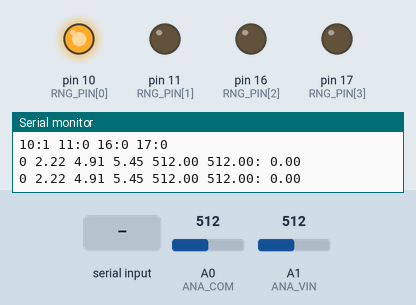
Recording of a sketch running on a simulated Arduino Uno, built with avr-gcc and run on an emulated ATmega328P. Shown: output pins drawn as LEDs (lit = HIGH), the last lines printed to the serial monitor. The test bench sets the inputs (shaded band); at power-on: A0 (ANA_COM) = 512, A1 (ANA_VIN) = 512.

Above: at 1.4 s.
1.5 s: A0 (ANA_COM) set to 121
3.0 s: A0 (ANA_COM) set to 102
At 4.0 s:
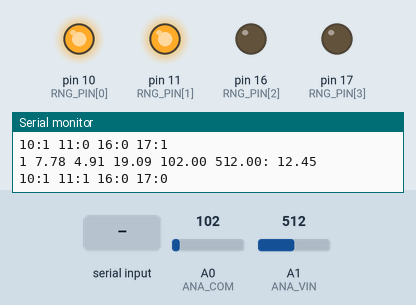
At 4.8 s:
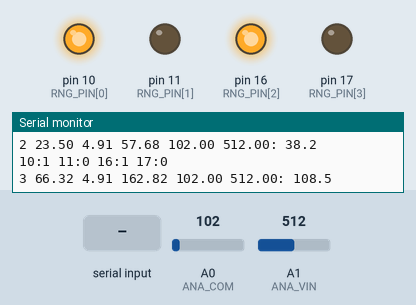
5.6 s: "90,45\n" received over Serial
At 6.1 s:
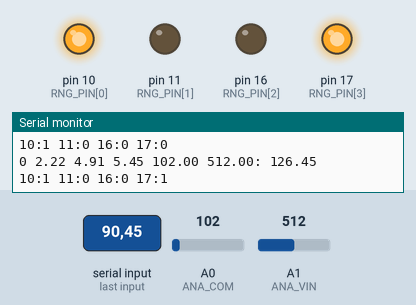
8.2 s: A1 (ANA_VIN) set to 432
9.7 s: A1 (ANA_VIN) set to 399
12.7 s: "200\n" received over Serial
At 13.6 s:
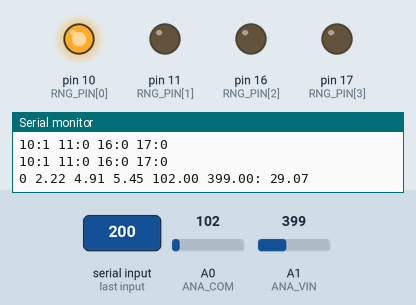
Timing chart, 0 to 15.7 s (numbered marks = the images above; inputs shaded):
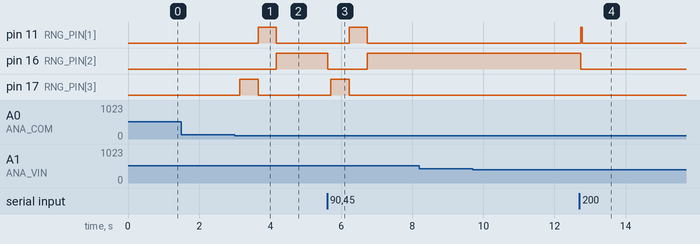

The sketch:

dvm.ino
```cpp
#define RES0 1000000
#define RNG_PINS 4
#define RANGES 4

#define ANA_COM A0
#define ANA_VIN A1

#define DATA_RATE 30

#define VREF_MV 1080L
#define VREF_DIV (VREF_MV * 1024L)

#define RANGE_UP_MARGIN 400
#define RANGE_DN_MARGIN 100


const int RNG_PIN[RNG_PINS] = {10,11,16,17};
const long RNG_RES[RNG_PINS] = {820000,47000,15600,180000};
const int RNG_PAT[RANGES] = {0b0001,0b1001,0b0011,0b0101};
const int RNG_DEC[RANGES] = {2,2,1,1};

double RNG_DIV[RANGES];

int range;
double range_rounding;
int range_decimals;

int cycle = 0;

/* Digital filter designed by mkfilter/mkshape/gencode   A.J. Fisher
   Command line: /www/usr/fisher/helpers/mkfilter -Bu -Lp -o 2 -a 1.0000000000e-01 0.0000000000e+00 -l */

#define NZEROS 2
#define NPOLES 2
#define GAIN   6.701159077e+02

static double xv_val[NZEROS+1], yv_val[NPOLES+1];
static double xv_vcc[NZEROS+1], yv_vcc[NPOLES+1];

double filterloop(double input, double xv[], double yv[]) {
  xv[0] = xv[1]; xv[1] = xv[2];
  xv[2] = input / GAIN;
  yv[0] = yv[1]; yv[1] = yv[2];
  yv[2] =   (xv[0] + xv[2]) + 2 * xv[1]
               + ( -0.8706834551 * yv[0]) + (  1.8647143385 * yv[1]);
  return yv[2];
}


long readVcc() {
  long result; // Read 1.1V reference against AVcc
  ADMUX = _BV(REFS0) | _BV(MUX3) | _BV(MUX2) | _BV(MUX1); delay(2); // Wait for Vref to settle
  ADCSRA |= _BV(ADSC); // Convert
  while (bit_is_set(ADCSRA, ADSC));
  result = ADCL; result |= ADCH << 8; result = VREF_DIV / result; // Back-calculate AVcc in mV
  return result;
}


void switchRange(int r) {
  int i;
  double d = 1.0;

  if ((r<0) || (r>=RANGES))
    return;

  for (i=0; i<RNG_DEC[r]; i++) d *= 10.0;
  range_rounding = d;
  range_decimals = RNG_DEC[r];
  range = r;

  for (i=0; i<RNG_PINS; i++) {
    digitalWrite( RNG_PIN[i], ((RNG_PAT[r] & (1<<i)) != 0) ? HIGH : LOW );
    Serial.print( RNG_PIN[i] );
    Serial.print(":");
    Serial.print( ((RNG_PAT[r] & (1<<i)) != 0) ? HIGH : LOW );
    Serial.print(" ");
  }
  Serial.println(" ");
}


void setup() {
  // put your setup code here, to run once:
  int i,j;
  double d;

  for (i=0; i<RNG_PINS; i++) {
    pinMode(RNG_PIN[i], OUTPUT);
    digitalWrite(RNG_PIN[i], LOW);
  }
  pinMode(ANA_COM, INPUT);
  pinMode(ANA_VIN, INPUT);

  Serial.begin(9600);
  Serial.println("Hello World!");

  for (i=0; i<RANGES; i++) {
    d = 0;
    for (j=0; j<RNG_PINS; j++) {
      if ((RNG_PAT[i] & (1<<j)) != 0) d += 1.0 / RNG_RES[j];
    }
    if (d != 0) {
      d = 1.0/d;
      RNG_DIV[i] = (d + RES0) / d;
    } else
      RNG_DIV[i] = 1.0;

    Serial.print(i);
    Serial.print(": ");
    Serial.println(RNG_DIV[i]);
  }

  switchRange(0);

  for (i=0; i<100; i++) {
    filterloop(readVcc(), xv_vcc, yv_vcc);
    filterloop(0.0, xv_val, yv_val);
  }

}


void loop() {
  // put your main code here, to run repeatedly:
  int i;
  static double com, vin, vcc;
  double val;
  byte b;


  if (Serial.available()) {
    switchRange(Serial.read() - '0');
  }

  Serial.flush();
  delay(10);

  vin = analogRead(ANA_VIN);
  com = analogRead(ANA_COM);
  vcc = round(filterloop(readVcc(), xv_vcc, yv_vcc) / 10.0) / 100.0;

  val = (vin - com) * RNG_DIV[range];
  val *= vcc / 1024.0;
  val = filterloop(val, xv_val, yv_val);


  val = round(range_rounding * val) / range_rounding;

  if (++cycle == DATA_RATE) {

    cycle = 0;
    Serial.print(range);
    Serial.print(" ");
    Serial.print(RNG_DIV[range]);
    Serial.print(" ");
    Serial.print(vcc);
    Serial.print(" ");
    Serial.print(vcc*RNG_DIV[range]/2.0);
    Serial.print(" ");
    Serial.print(com);
    Serial.print(" ");
    Serial.print(vin);
    Serial.print(": ");
    Serial.println(val,range_decimals);

    if ((abs(vin-com) > RANGE_UP_MARGIN) && (range < (RANGES-1))) {
      switchRange(++range);
    }

    if ((abs(vin-com) < RANGE_DN_MARGIN) && (range > 0)) {
      switchRange(--range);
    }
  }

}
```

Measured:
- the behaviour switches between 112 and 111 on A0 (ANA_COM) (found by bisection; images 0 and 1)
- after the input at 3.0 s, pin 11 (RNG_PIN[1]): LOW → HIGH after 0.66 s, → LOW 0.52 s later; pin 16 (RNG_PIN[2]): LOW → HIGH after 1.2 s; pin 17 (RNG_PIN[3]): LOW → HIGH after 0.15 s, → LOW 0.51 s later
- after the input at 5.6 s, pin 11 (RNG_PIN[1]): LOW → HIGH after 0.62 s, → LOW 0.52 s later; pin 16 (RNG_PIN[2]): HIGH → LOW at once, → HIGH 1.1 s later; pin 17 (RNG_PIN[3]): LOW → HIGH after 0.11 s, → LOW 0.52 s later
- after the input at 12.7 s, pin 11 (RNG_PIN[1]): LOW → HIGH at once, → LOW 0.04 s later; pin 16 (RNG_PIN[2]): HIGH → LOW at once
